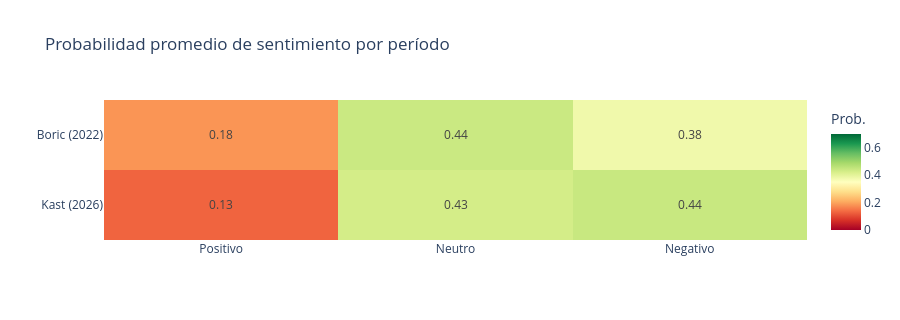

Notebook code cell kept with this figure:
### Code cell
# --- Gráfico 2: Heatmap de probabilidades promedio de sentimiento ---
heat_data = (
    df.groupby('Periodo')[['sent_pos', 'sent_neu', 'sent_neg']]
    .mean()
    .reindex([GROUP_LABELS[g] for g in GROUPS])
    .rename(columns={'sent_pos': 'Positivo', 'sent_neu': 'Neutro', 'sent_neg': 'Negativo'})
    .round(3)
)

fig2 = px.imshow(
    heat_data,
    text_auto='.2f',
    color_continuous_scale='RdYlGn',
    zmin=0, zmax=0.7,
    aspect='auto',
    title='Probabilidad promedio de sentimiento por período',
)
fig2.update_layout(
    xaxis_title='', yaxis_title='',
    coloraxis_colorbar_title='Prob.',
    height=320,
)
fig2.write_image('heatmap_sentimiento_gobierno.png', scale=2)
fig2.show()

### Figure 1 — Plotly figure (JSON) as saved in the notebook; plotly's stock layout.template omitted (floating-point values rounded to 4 significant figures)
{"data": [{"coloraxis": "coloraxis", "hovertemplate": "x: %{x}<br>Periodo: %{y}<br>color: %{z}<extra></extra>", "name": "0", "texttemplate": "%{z:.2f}", "type": "heatmap", "x": ["Positivo", "Neutro", "Negativo"], "xaxis": "x", "y": ["Boric (2022)", "Kast (2026)"], "yaxis": "y", "z": [[0.183, 0.44, 0.377], [0.13, 0.427, 0.443]]}], "layout": {"coloraxis": {"cmax": 0.7, "cmin": 0, "colorbar": {"title": {"text": "Prob."}}, "colorscale": [[0, "rgb(165,0,38)"], [0.1, "rgb(215,48,39)"], [0.2, "rgb(244,109,67)"], [0.3, "rgb(253,174,97)"], [0.4, "rgb(254,224,139)"], [0.5, "rgb(255,255,191)"], [0.6, "rgb(217,239,139)"], [0.7, "rgb(166,217,106)"], [0.8, "rgb(102,189,99)"], [0.9, "rgb(26,152,80)"], [1, "rgb(0,104,55)"]]}, "height": 320, "title": {"text": "Probabilidad promedio de sentimiento por período"}, "xaxis": {"anchor": "y", "domain": [0, 1], "title": {"text": ""}}, "yaxis": {"anchor": "x", "autorange": "reversed", "domain": [0, 1], "title": {"text": ""}}}}
